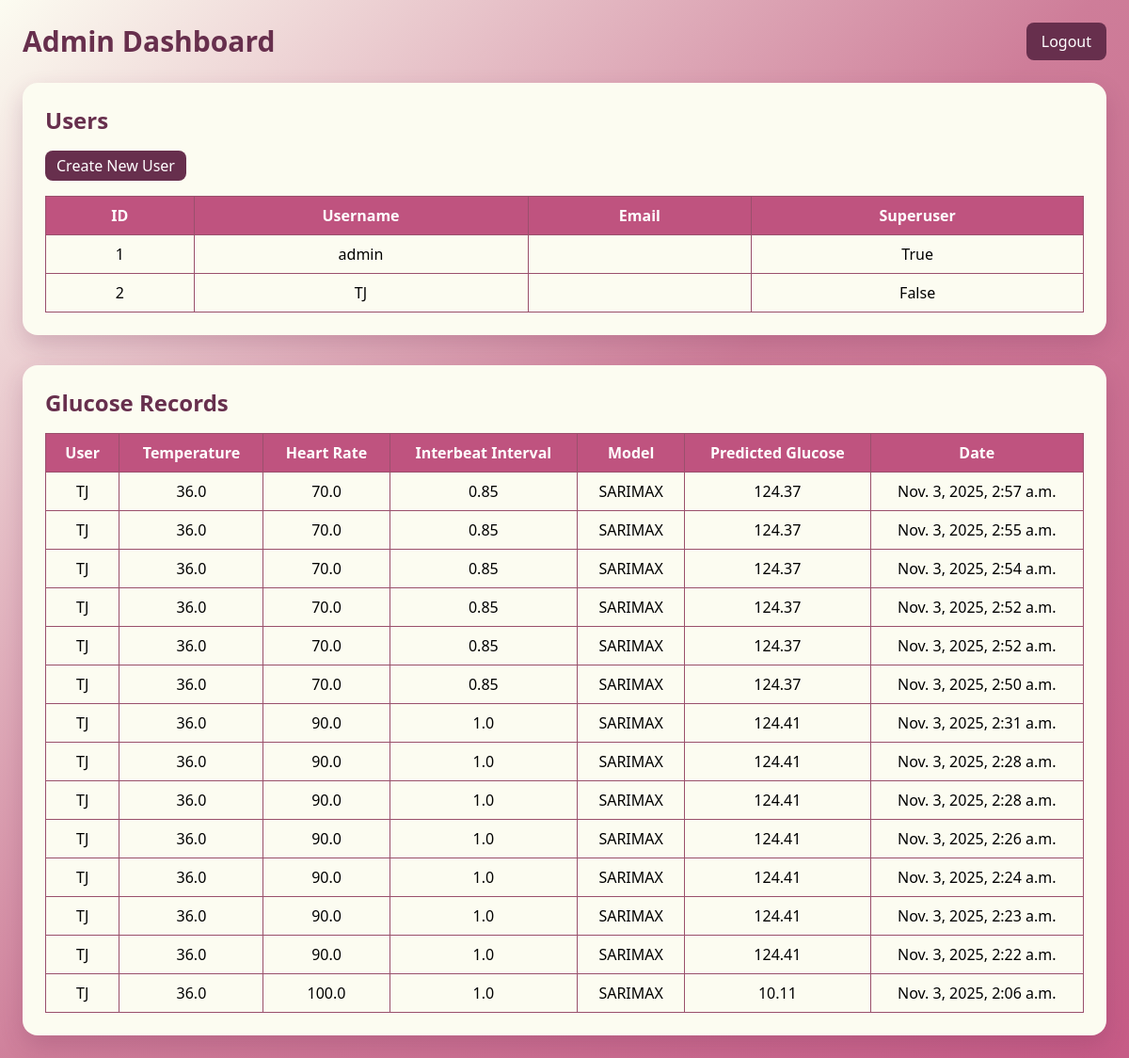
The page /dashboard/ (signed in) on the database its author committed.
### users/models.py (models this page shows, shortened)
class GlucoseRecord(models.Model):
    user = models.ForeignKey(User, on_delete=models.CASCADE)
    temperature = models.FloatField()
    heart_rate = models.FloatField()
    interbeat_interval = models.FloatField()
    chosen_model = models.CharField(max_length=20)
    predicted_glucose = models.FloatField()
    recorded_at = models.DateTimeField(auto_now_add=True)

### users/views.py (the view, shortened to what this page needs)
# urls.py: path('dashboard/', views.dashboard, name='dashboard'),
@login_required
def dashboard(request):
    error = None
    forecasted_values = []
    horizons = [5, 15, 30, 60, 480, 720, 1440]  # minutes
    selected_model = None
    past_records = GlucoseRecord.objects.filter(user=request.user).order_by('-recorded_at')[:20]
    context = {
        "forecasted_values": forecasted_values,
        "horizons": horizons,
        "past_records": past_records,
        "error": error,
        "selected_model": selected_model
    }
    if request.user.is_superuser:
        users = User.objects.all()
        records = GlucoseRecord.objects.select_related('user').order_by('-recorded_at')
        context.update({"users": users, "records": records})
        return render(request, "users/admin_dashboard.html", context)
    return render(request, "users/user_dashboard.html", context)

### users/templates/users/admin_dashboard.html (shortened to what this page needs)
{% load static %}
<!DOCTYPE html>
<html lang="en">
<head>
    <script src="https://cdn.tailwindcss.com"></script>
</head>
<body class="min-h-screen p-6">
    <header class="flex justify-between items-center mb-6">
        <h1 class="text-3xl font-bold header-title">Admin Dashboard</h1>
        <a href="{% url 'logout' %}" class="btn-primary text-white px-4 py-2 rounded-lg">Logout</a>
    </header>
    <section class="mb-8 card p-6 rounded-2xl">
        <h2 class="text-2xl font-semibold mb-4 header-title">Users</h2>
        <a href="{% url 'create_user' %}" class="btn-primary text-white px-3 py-1 rounded-lg mb-4 inline-block">Create New User</a>
        <div class="overflow-x-auto">
            <table class="min-w-full table-auto rounded-lg">
                <thead>
                    <tr>
                        <th class="px-4 py-2">ID</th>
                        <th class="px-4 py-2">Username</th>
                        <th class="px-4 py-2">Email</th>
                        <th class="px-4 py-2">Superuser</th>
                    </tr>
                </thead>
                <tbody>
                    {% for user in users %}
                        <tr class="text-center hover:bg-[var(--ash-pink)]">
                            <td class="px-4 py-2">{{ user.id }}</td>
                            <td class="px-4 py-2">{{ user.username }}</td>
                            <td class="px-4 py-2">{{ user.email }}</td>
                            <td class="px-4 py-2">{{ user.is_superuser }}</td>
                        </tr>
                    {% empty %}
                        <tr>
                            <td colspan="4" class="text-center py-4">No users found</td>
                        </tr>
                    {% endfor %}
                </tbody>
            </table>
        </div>
    </section>
    <section class="card p-6 rounded-2xl">
        <h2 class="text-2xl font-semibold mb-4 header-title">Glucose Records</h2>
        <div class="overflow-x-auto">
            <table class="min-w-full table-auto rounded-lg">
                <thead>
                    <tr>
                        <th class="px-4 py-2">User</th>
                        <th class="px-4 py-2">Temperature</th>
                        <th class="px-4 py-2">Heart Rate</th>
                        <th class="px-4 py-2">Interbeat Interval</th>
                        <th class="px-4 py-2">Model</th>
                        <th class="px-4 py-2">Predicted Glucose</th>
                        <th class="px-4 py-2">Date</th>
                    </tr>
                </thead>
                <tbody>
                    {% for record in records %}
                        <tr class="text-center hover:bg-[var(--ash-pink)]">
                            <td class="px-4 py-2">{{ record.user.username }}</td>
                            <td class="px-4 py-2">{{ record.temperature }}</td>
                            <td class="px-4 py-2">{{ record.heart_rate }}</td>
                            <td class="px-4 py-2">{{ record.interbeat_interval }}</td>
                            <td class="px-4 py-2">{{ record.chosen_model }}</td>
                            <td class="px-4 py-2">{{ record.predicted_glucose|floatformat:2 }}</td>
                            <td class="px-4 py-2">{{ record.recorded_at }}</td>
                        </tr>
                    {% empty %}
                        <tr>
                            <td colspan="7" class="text-center py-4">No records found</td>
                        </tr>
                    {% endfor %}
                </tbody>
            </table>
        </div>
    </section>
</body>
</html>

### users/templates/users/admin_dashboard.html (style rules this page uses)
:root { --light-yellow: #fcfcf1; --pink: #ce7d99; --medium-pink: #c65b86; --hot-pink: #bf537f; --ash-pink: #b4758d; --gray-pink: #9a506c; --magenta: #7e3c65; --dark-magenta: #6b2752; --deep-magenta: #672f4d; }
body { background: linear-gradient(135deg, var(--light-yellow), var(--pink), var(--medium-pink)); }
.card { background: var(--light-yellow); box-shadow: 0 10px 25px rgba(107, 39, 82, 0.2); }
.btn-primary { background-color: var(--deep-magenta); }
.header-title { color: var(--deep-magenta); }
th { background-color: var(--hot-pink); color: white; }
td, th { border: 1px solid var(--gray-pink); }

### rows shown on the page
GlucoseRecord: user.username "TJ", temperature "36.0", heart_rate "70.0", interbeat_interval "0.85", chosen_model "SARIMAX", predicted_glucose "124.37", recorded_at "Nov. 3, 2025, 2:57 a.m."
GlucoseRecord: user.username "TJ", temperature "36.0", heart_rate "70.0", interbeat_interval "0.85", chosen_model "SARIMAX", predicted_glucose "124.37", recorded_at "Nov. 3, 2025, 2:55 a.m."
GlucoseRecord: user.username "TJ", temperature "36.0", heart_rate "70.0", interbeat_interval "0.85", chosen_model "SARIMAX", predicted_glucose "124.37", recorded_at "Nov. 3, 2025, 2:54 a.m."
GlucoseRecord: user.username "TJ", temperature "36.0", heart_rate "70.0", interbeat_interval "0.85", chosen_model "SARIMAX", predicted_glucose "124.37", recorded_at "Nov. 3, 2025, 2:52 a.m."
GlucoseRecord: user.username "TJ", temperature "36.0", heart_rate "70.0", interbeat_interval "0.85", chosen_model "SARIMAX", predicted_glucose "124.37", recorded_at "Nov. 3, 2025, 2:52 a.m."
GlucoseRecord: user.username "TJ", temperature "36.0", heart_rate "70.0", interbeat_interval "0.85", chosen_model "SARIMAX", predicted_glucose "124.37", recorded_at "Nov. 3, 2025, 2:50 a.m."
GlucoseRecord: user.username "TJ", temperature "36.0", heart_rate "90.0", interbeat_interval "1.0", chosen_model "SARIMAX", predicted_glucose "124.41", recorded_at "Nov. 3, 2025, 2:31 a.m."
GlucoseRecord: user.username "TJ", temperature "36.0", heart_rate "90.0", interbeat_interval "1.0", chosen_model "SARIMAX", predicted_glucose "124.41", recorded_at "Nov. 3, 2025, 2:28 a.m."
GlucoseRecord: user.username "TJ", temperature "36.0", heart_rate "90.0", interbeat_interval "1.0", chosen_model "SARIMAX", predicted_glucose "124.41", recorded_at "Nov. 3, 2025, 2:28 a.m."
GlucoseRecord: user.username "TJ", temperature "36.0", heart_rate "90.0", interbeat_interval "1.0", chosen_model "SARIMAX", predicted_glucose "124.41", recorded_at "Nov. 3, 2025, 2:26 a.m."
GlucoseRecord: user.username "TJ", temperature "36.0", heart_rate "90.0", interbeat_interval "1.0", chosen_model "SARIMAX", predicted_glucose "124.41", recorded_at "Nov. 3, 2025, 2:24 a.m."
GlucoseRecord: user.username "TJ", temperature "36.0", heart_rate "90.0", interbeat_interval "1.0", chosen_model "SARIMAX", predicted_glucose "124.41", recorded_at "Nov. 3, 2025, 2:23 a.m."
GlucoseRecord: user.username "TJ", temperature "36.0", heart_rate "90.0", interbeat_interval "1.0", chosen_model "SARIMAX", predicted_glucose "124.41", recorded_at "Nov. 3, 2025, 2:22 a.m."
GlucoseRecord: user.username "TJ", temperature "36.0", heart_rate "100.0", interbeat_interval "1.0", chosen_model "SARIMAX", predicted_glucose "10.11", recorded_at "Nov. 3, 2025, 2:06 a.m."

### other values the page prints
{{ user.id }} "1"
{{ user.username }} "admin"
{{ user.is_superuser }} "True"
{{ user.id }} "2"
{{ user.username }} "TJ"
{{ user.is_superuser }} "False"
